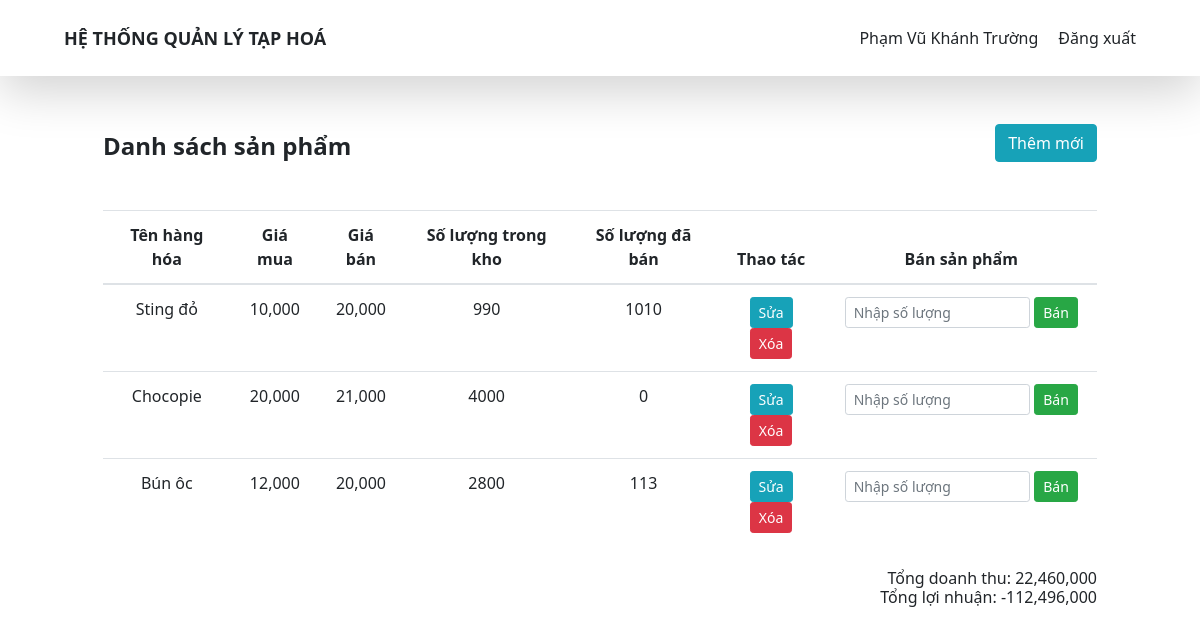
The app's page / (signed in) with its own data.
### api/models.py (models this page shows)
class Product(models.Model):
    name = models.CharField(max_length=100)
    purchase_price = models.DecimalField(max_digits=10, decimal_places=0)
    selling_price = models.DecimalField(max_digits=10, decimal_places=0)
    quantity = models.PositiveIntegerField()
    quantity_sold = models.PositiveIntegerField(default=0)

### api/views.py (the view)
# urls.py: path('', views.product_list, name="product_list"),
@login_required
def product_list(request):
    items = Product.objects.all()
    total_revenue = sum(product.selling_price * product.quantity_sold for product in items)
    total_profit = total_revenue - sum(product.purchase_price * (product.quantity + product.quantity_sold) for product in items)
    return render(request, 'list.html', {
        "items": items,
        "total_revenue": total_revenue,
        "total_profit": total_profit,
    })

### api/templates/list.html (shortened to what this page needs)
{% load humanize %}
<!DOCTYPE html>
<html lang="en">
<head>
    <link rel="stylesheet" href="https://maxcdn.bootstrapcdn.com/bootstrap/4.5.2/css/bootstrap.min.css">
    <link href="https://cdn.jsdelivr.net/npm/tailwindcss@2.2.19/dist/tailwind.min.css" rel="stylesheet">
</head>
<body>
    <nav class="bg-white p-6 shadow-lg w-full">
        <div class="px-10 flex justify-between items-center gap-x-52">
            <div>
                <a href="#"><h1 class="text-lg font-semibold">HỆ THỐNG QUẢN LÝ TẠP HOÁ</h1></a>
            </div>
            <div class="flex justify-between space-x-5 flex items-center min-w-max">
                <a href="#">{{user.first_name}} {{user.last_name}}</a>
                <a href="logout">Đăng xuất</a>
            </div>
        </div>
    </nav>
    <div class="mt-5">
        <div class="container">
            <div class="mb-5 d-flex justify-content-between align-items-end">
                <h1 class="text-2xl font-semibold">Danh sách sản phẩm</h1>
                <a href="/create/" class="btn btn-info">Thêm mới</a>
            </div>
            <table class="table text-center">
                <thead>
                    <tr>
                        <th>Tên hàng hóa</th>
                        <th>Giá mua</th>
                        <th>Giá bán</th>
                        <th>Số lượng trong kho</th>
                        <th>Số lượng đã bán</th>
                        <th>Thao tác</th>
                        <th>Bán sản phẩm</th>
                    </tr>
                </thead>
                <tbody>
                    {% for item in items %}
                        <tr>
                            <td>{{item.name}}</td>
                            <td>{{item.purchase_price|intcomma}}</td>
                            <td>{{item.selling_price|intcomma}}</td>
                            <td>{{item.quantity}}</td>
                            <td>{{item.quantity_sold}}</td>
                            <td>
                                <a href="/update/{{item.id}}/" class="btn btn-info btn-sm">Sửa</a>
                                <a href="/delete/{{item.id}}/" class="btn btn-danger btn-sm"
                                    onclick="return confirm('Bạn có chắc muốn xóa sản phẩm này?')">Xóa</a>
                            </td>
                            <td>
                                <form method="get" action="/sell/{{item.id}}/" class="d-flex justify-content-center">
                                    <input type="number" name="quantity" class="form-control form-control-sm w-75"
                                        placeholder="Nhập số lượng" required>
                                    <button type="submit" class="btn btn-success btn-sm ml-1"
                                        onclick="return confirm('Xác nhận bán sản phẩm này?')">Bán</button>
                                </form>
                            </td>
                        </tr>
                    {% endfor %}
                </tbody>
            </table>
            <div class="text-right mt-4">
                <h5>Tổng doanh thu: {{total_revenue|intcomma}}</h5>
                <h5>Tổng lợi nhuận: {{total_profit|intcomma}}</h5>
            </div>
        </div>
    </div>
</body>
</html>

### records on screen
Product: name "Sting đỏ", purchase_price "10,000", selling_price "20,000", quantity "990", quantity_sold "1010"
Product: name "Chocopie", purchase_price "20,000", selling_price "21,000", quantity "4000", quantity_sold "0"
Product: name "Bún ôc", purchase_price "12,000", selling_price "20,000", quantity "2800", quantity_sold "113"

### other values on screen
{{ user.first_name }} "Phạm Vũ Khánh"
{{ user.last_name }} "Trường"
{{ total_revenue|intcomma }} "22,460,000"
{{ total_profit|intcomma }} "-112,496,000"
